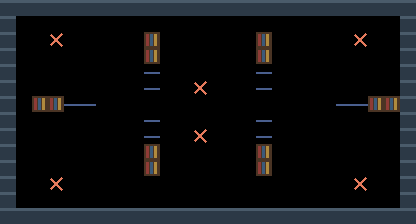

This is a level from a 2D game, rendered from its Tiled map with the project's own tilesets. A one-line summary and the complete map file follow:
An orthogonal 26x14 tile map with 16x16 px tiles, 2 tile layers (terreno, marcadores).

<map version="1.10" tiledversion="1.11.0" orientation="orthogonal" renderorder="right-down" width="26" height="14" tilewidth="16" tileheight="16" infinite="0" nextlayerid="3" nextobjectid="1">
 <properties>
  <property name="tipo" value="arc_combate" />
  <property name="nombre" value="cruce" />
 </properties>
 <tileset firstgid="1" source="muelle.tsx" />
 <layer id="1" name="terreno" width="26" height="14">
  <data encoding="csv">
1,1,1,1,1,1,1,1,1,1,1,1,1,1,1,1,1,1,1,1,1,1,1,1,1,1,
1,0,0,0,0,0,0,0,0,0,0,0,0,0,0,0,0,0,0,0,0,0,0,0,0,1,
1,0,0,0,0,0,0,0,0,7,0,0,0,0,0,0,7,0,0,0,0,0,0,0,0,1,
1,0,0,0,0,0,0,0,0,7,0,0,0,0,0,0,7,0,0,0,0,0,0,0,0,1,
1,0,0,0,0,0,0,0,0,8,0,0,0,0,0,0,8,0,0,0,0,0,0,0,0,1,
1,0,0,0,0,0,0,0,0,8,0,0,0,0,0,0,8,0,0,0,0,0,0,0,0,1,
1,0,7,7,8,8,0,0,0,0,0,0,0,0,0,0,0,0,0,0,0,8,8,7,7,1,
1,0,0,0,0,0,0,0,0,8,0,0,0,0,0,0,8,0,0,0,0,0,0,0,0,1,
1,0,0,0,0,0,0,0,0,8,0,0,0,0,0,0,8,0,0,0,0,0,0,0,0,1,
1,0,0,0,0,0,0,0,0,7,0,0,0,0,0,0,7,0,0,0,0,0,0,0,0,1,
1,0,0,0,0,0,0,0,0,7,0,0,0,0,0,0,7,0,0,0,0,0,0,0,0,1,
1,0,0,0,0,0,0,0,0,0,0,0,0,0,0,0,0,0,0,0,0,0,0,0,0,1,
1,0,0,0,0,0,0,0,0,0,0,0,0,0,0,0,0,0,0,0,0,0,0,0,0,1,
1,1,1,1,1,1,1,1,1,1,1,1,1,1,1,1,1,1,1,1,1,1,1,1,1,1
</data>
 </layer>
 <layer id="2" name="marcadores" width="26" height="14">
  <data encoding="csv">
0,0,0,0,0,0,0,0,0,0,0,0,0,0,0,0,0,0,0,0,0,0,0,0,0,0,
0,0,0,0,0,0,0,0,0,0,0,0,0,0,0,0,0,0,0,0,0,0,0,0,0,0,
0,0,0,3,0,0,0,0,0,0,0,0,0,0,0,0,0,0,0,0,0,0,3,0,0,0,
0,0,0,0,0,0,0,0,0,0,0,0,0,0,0,0,0,0,0,0,0,0,0,0,0,0,
0,0,0,0,0,0,0,0,0,0,0,0,0,0,0,0,0,0,0,0,0,0,0,0,0,0,
0,0,0,0,0,0,0,0,0,0,0,0,3,0,0,0,0,0,0,0,0,0,0,0,0,0,
0,0,0,0,0,0,0,0,0,0,0,0,0,0,0,0,0,0,0,0,0,0,0,0,0,0,
0,0,0,0,0,0,0,0,0,0,0,0,0,0,0,0,0,0,0,0,0,0,0,0,0,0,
0,0,0,0,0,0,0,0,0,0,0,0,3,0,0,0,0,0,0,0,0,0,0,0,0,0,
0,0,0,0,0,0,0,0,0,0,0,0,0,0,0,0,0,0,0,0,0,0,0,0,0,0,
0,0,0,0,0,0,0,0,0,0,0,0,0,0,0,0,0,0,0,0,0,0,0,0,0,0,
0,0,0,3,0,0,0,0,0,0,0,0,0,0,0,0,0,0,0,0,0,0,3,0,0,0,
0,0,0,0,0,0,0,0,0,0,0,0,0,0,0,0,0,0,0,0,0,0,0,0,0,0,
0,0,0,0,0,0,0,0,0,0,0,0,0,0,0,0,0,0,0,0,0,0,0,0,0,0
</data>
 </layer>
</map>
